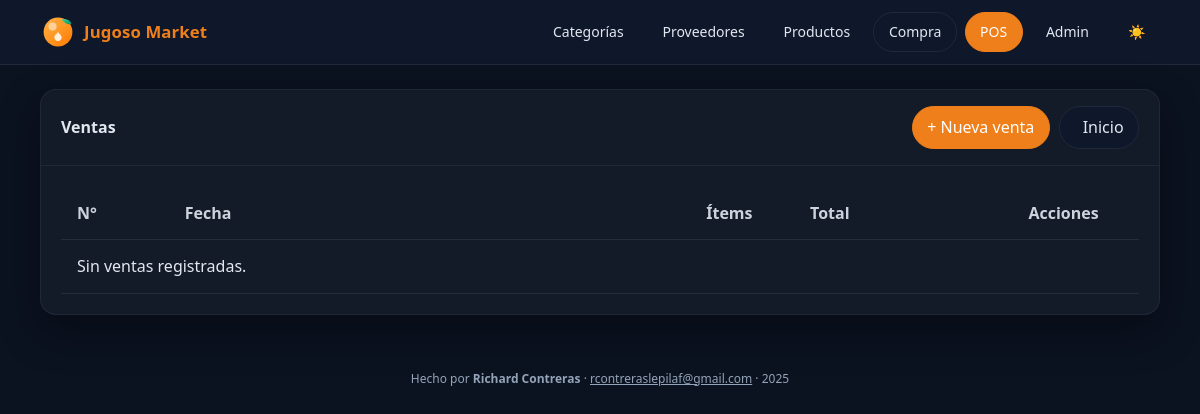
Page /ventas/ on the earlier database version.
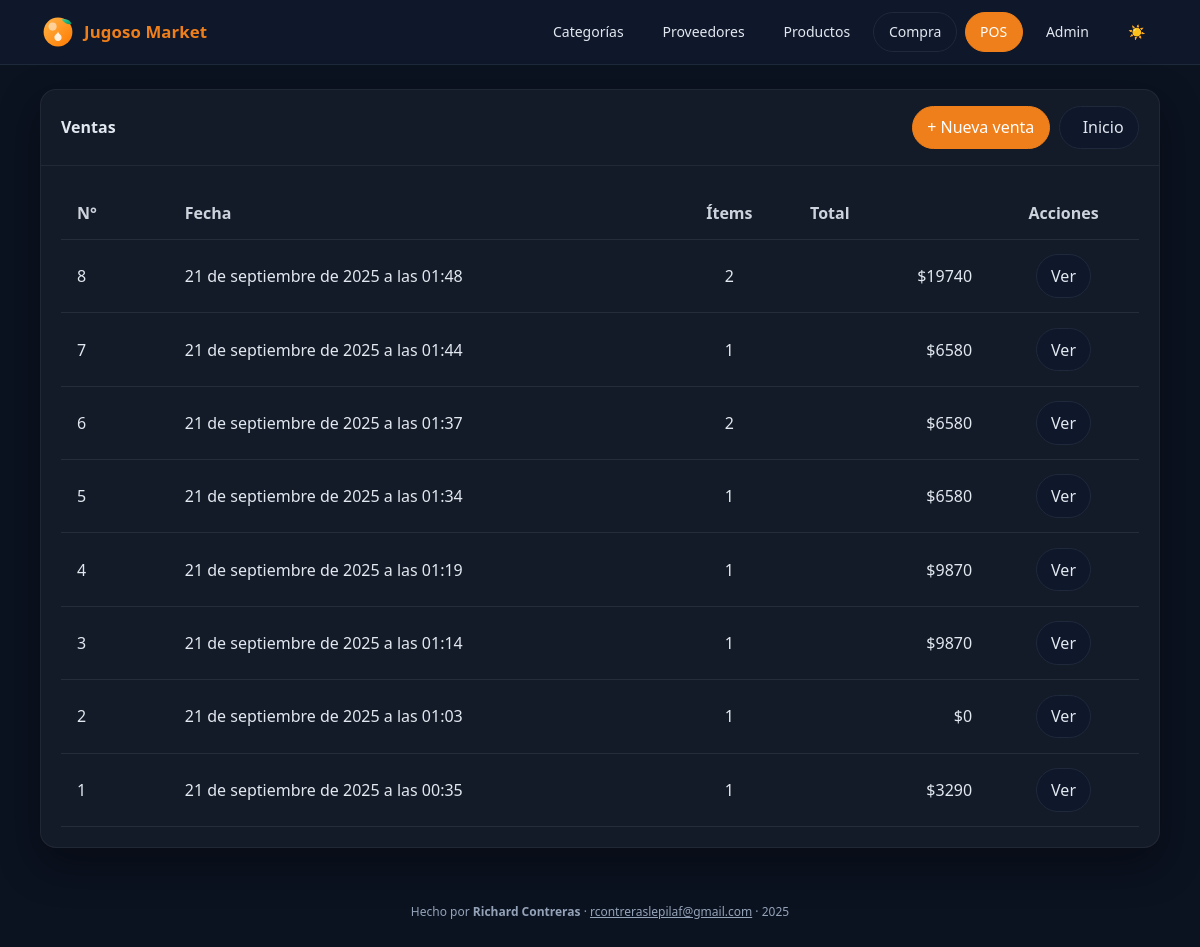
Same page on the later database version.
### inventario/models.py (models this page shows, shortened)
class Venta(models.Model):
    cliente = models.ForeignKey(Cliente, on_delete=models.PROTECT, related_name='ventas', null=True, blank=True)
    fecha = models.DateTimeField(default=timezone.now)
    observacion = models.TextField(blank=True)
    def total(self):
        return sum(d.subtotal() for d in self.detalles.all())

class DetalleVenta(models.Model):
    venta = models.ForeignKey(Venta, on_delete=models.CASCADE, related_name='detalles')
    producto = models.ForeignKey(Producto, on_delete=models.PROTECT)
    cantidad = models.DecimalField(max_digits=12, decimal_places=3)
    precio_unitario = models.DecimalField(max_digits=10, decimal_places=2)
    def subtotal(self):
        return self.cantidad * self.precio_unitario

### inventario/views.py (the view)
# urls.py: path("ventas/", views.ventas_list, name="ventas_list"),
def ventas_list(request):
    if not Venta:
        messages.error(request, "El modelo Venta no está definido.")
        return redirect("inventario:home")
    qs = Venta.objects.all().order_by("-id")
    accessor = _get_accessor_detalleventa()
    if accessor:
        qs = qs.annotate(items=Count(accessor))
    page_obj = paginar_queryset(request, qs, 10)
    ventas_fmt = []
    for v in page_obj.object_list:
        ventas_fmt.append({
            "obj": v,
            "id": v.id,
            "fecha": _get_fecha_display(v),
            "total": getattr(v, "total", None),
            "items": getattr(v, "items", None),
        })
    return render(request, "inventario/ventas_list.html",
                  {"ventas": ventas_fmt, "page_obj": page_obj})

### inventario/views.py (called while the page is built)
def paginar_queryset(request, queryset, per_page=10):
    page_number = request.GET.get("page") or 1
    paginator = Paginator(queryset, per_page)
    return paginator.get_page(page_number)

def _tiene_campo(modelo, nombre):
    return nombre in {f.name for f in modelo._meta.fields}

def _get_accessor_detalleventa():
    if not DetalleVenta:
        return None
    try:
        return DetalleVenta._meta.get_field("venta").remote_field.get_accessor_name()
    except Exception:
        return None

def _get_fecha_display(venta):
    for f in ("created_at", "fecha", "fecha_creacion", "timestamp"):
        if _tiene_campo(Venta, f):
            return getattr(venta, f, None)
    return None

### templates/inventario/ventas_list.html (shortened to what this page needs)
{% extends "inventario/base.html" %}
{% block content %}
<div class="card">
  <div class="card-h">
    <div style="font-weight:700;">Ventas</div>
    <div style="display:flex; gap:.6rem;">
      <a href="{% url 'inventario:pos_venta' %}" class="btn btn-primary">+ Nueva venta</a>
      <a href="{% url 'inventario:home' %}" class="btn btn-secondary"> Inicio</a>
    </div>
  </div>
  <div class="card-b">
    <table class="tbl">
      <thead>
        <tr>
          <th style="width:10%;">N°</th>
          <th>Fecha</th>
          <th style="width:12%; text-align:center;">Ítems</th>
          <th style="width:18%;" class="num">Total</th>
          <th style="width:14%; text-align:center;">Acciones</th>
        </tr>
      </thead>
      <tbody>
        {% for v in ventas %}
          <tr>
            <td>{{ v.id }}</td>
            <td>{% if v.fecha %}{{ v.fecha|date:"d \\d\\e F \\d\\e Y \\a \\l\\a\\s H:i" }}{% else %}—{% endif %}</td>
            <td style="text-align:center;">{{ v.items|default:"—" }}</td>
            <td class="num">
              {% if v.total %}${{ v.total|floatformat:"0" }}{% else %}$0{% endif %}
            </td>
            <td style="text-align:center;">
              <a class="btn btn-secondary btn-sm" href="{% url 'inventario:ventas_detalle' v.id %}">Ver</a>
            </td>
          </tr>
        {% empty %}
          <tr><td colspan="5">Sin ventas registradas.</td></tr>
        {% endfor %}
      </tbody>
    </table>
  </div>
</div>
{% endblock %}

Differences in the rows shown:
added Venta: id "8", fecha "21 de septiembre de 2025 a las 01:48", items "2", total "19740"
added Venta: id "7", fecha "21 de septiembre de 2025 a las 01:44", items "1", total "6580"
added Venta: id "6", fecha "21 de septiembre de 2025 a las 01:37", items "2", total "6580"
added Venta: id "5", fecha "21 de septiembre de 2025 a las 01:34", items "1", total "6580"
added Venta: id "4", fecha "21 de septiembre de 2025 a las 01:19", items "1", total "9870"
added Venta: id "3", fecha "21 de septiembre de 2025 a las 01:14", items "1", total "9870"
added Venta: id "2", fecha "21 de septiembre de 2025 a las 01:03", items "1", shows "$0"
added Venta: id "1", fecha "21 de septiembre de 2025 a las 00:35", items "1", total "3290"
Other differences:
text no longer shown: "Sin ventas registradas."
